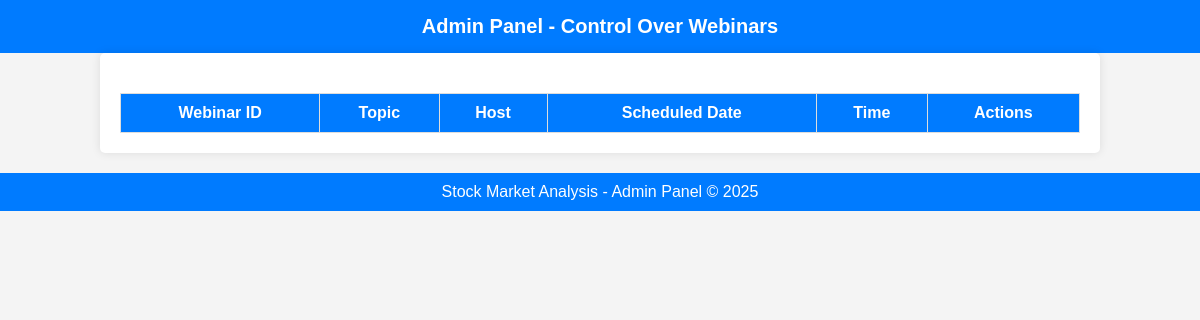
/contorl_over_web, run on an earlier commit of the app's database.
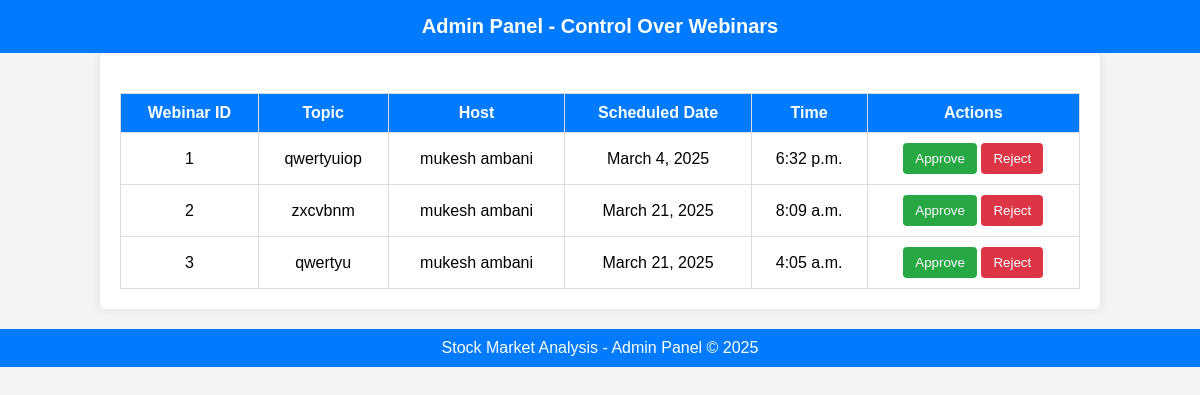
And on a later commit of the database.
### stockmarketanalysis/models.py (models this page shows)
class Webinar(models.Model):
    guider=models.ForeignKey(Guider,on_delete=models.CASCADE)
    title=models.CharField(max_length=20)
    date=models.DateField(null=True,blank=True)
    time=models.TimeField(null=True,blank=True)
    link=models.CharField(max_length=60,default="")
    duration=models.IntegerField()
    number_of_attendee=models.IntegerField(default=0)
    isApproved=models.BooleanField(default=False)

class Guider(models.Model):
    user=models.ForeignKey(CustomUser,unique=True,on_delete=models.CASCADE)
    name=models.CharField(max_length=30)
    email=models.EmailField()
    experties=models.CharField(max_length=50,null=True,blank=True)
    isSelected=models.BooleanField(default=False)

### stockmarketanalysis/views.py (the view, shortened to what this page needs)
# urls.py: path('contorl_over_web', views.control_over_webinars, name='control_over_webinars'),
def control_over_webinars(request):
    if request.method=="GET":
        webinar=Webinar.objects.filter(isApproved=False)
        webinar_data=[]
        for w in webinar:
            webinar_data.append({
                "id":w.id,
                "Topic":w.title,
                "Host":w.guider.name,
                "Date":w.date,
                "time":w.time
            })
        return render(request, 'control_over_web.html',{"webinar_data":webinar_data})  # Fix typo in URL name

### templates/control_over_web.html (shortened to what this page needs)
<!DOCTYPE html>
<html lang="en">
<head>
</head>
<body>
    <div class="header">Admin Panel - Control Over Webinars</div>
    <div class="container">
        <table>
            <tr>
                <th>Webinar ID</th>
                <th>Topic</th>
                <th>Host</th>
                <th>Scheduled Date</th>
                <th>Time</th>
                <th>Actions</th>
            </tr>
            {% for wd in webinar_data %}
            <tr>
                <td>{{wd.id}}</td>
                <td>{{wd.Topic}}</td>
                <td>{{wd.Host}}</td>
                <td>{{wd.Date}}</td>
                <td>{{wd.time}}</td>
                <td>
                    <form action="" method="post" style="display: inline;">
                        <button class="btn approve" type="submit">Approve</button>
                    </form>
                    <form action="" method="post" style="display: inline;">
                        <button class="btn reject" type="submit">Reject</button>
                    </form>
                </td>
            </tr>
           {% endfor %}
        </table>
    </div>
    <div class="footer">Stock Market Analysis - Admin Panel © 2025</div>
</body>
</html>

What changed in the data, as far as the page shows it:
added Webinar: Topic "qwertyuiop", Date "March 4, 2025", time "6:32 p.m."
added Guider: Host "mukesh ambani" "mukesh ambani" "mukesh ambani"
added Webinar: Topic "zxcvbnm", Date "March 21, 2025", time "8:09 a.m."
added Webinar: Topic "qwertyu", Date "March 21, 2025", time "4:05 a.m."
Also different on the page:
new list line: "1 Approve Reject"
new list line: "2 Approve Reject"
new list line: "3 Approve Reject"
